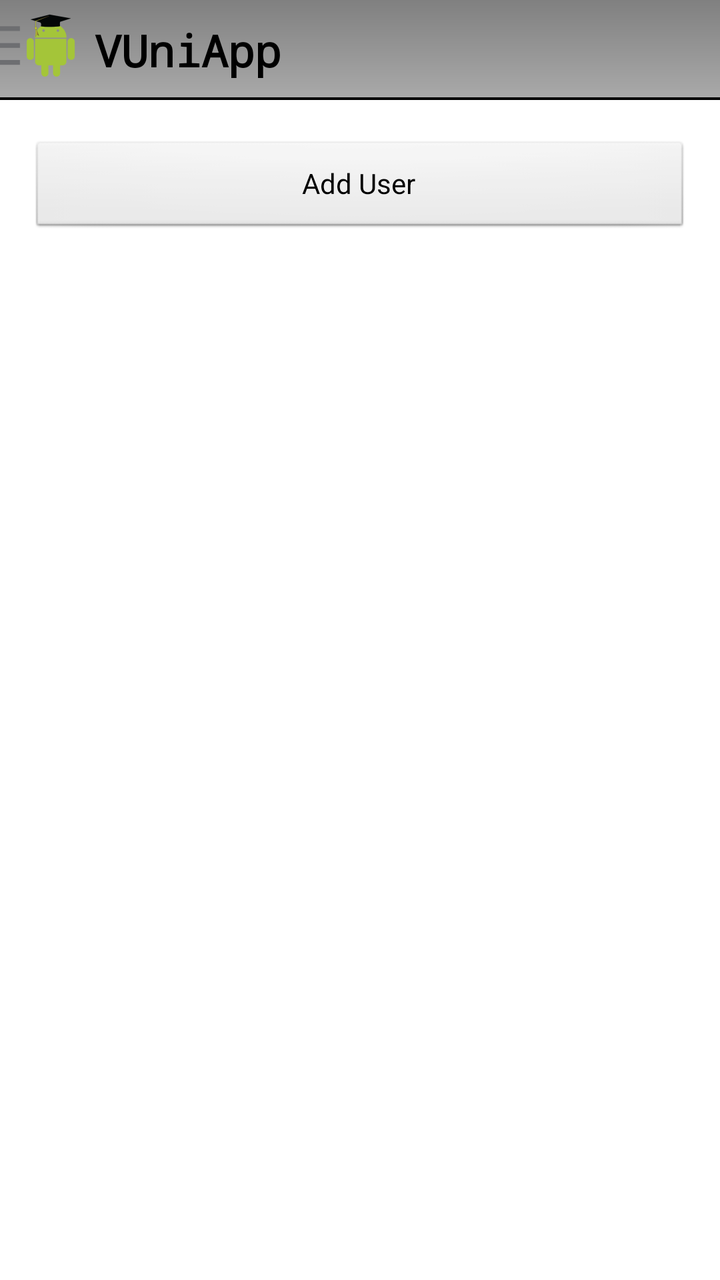
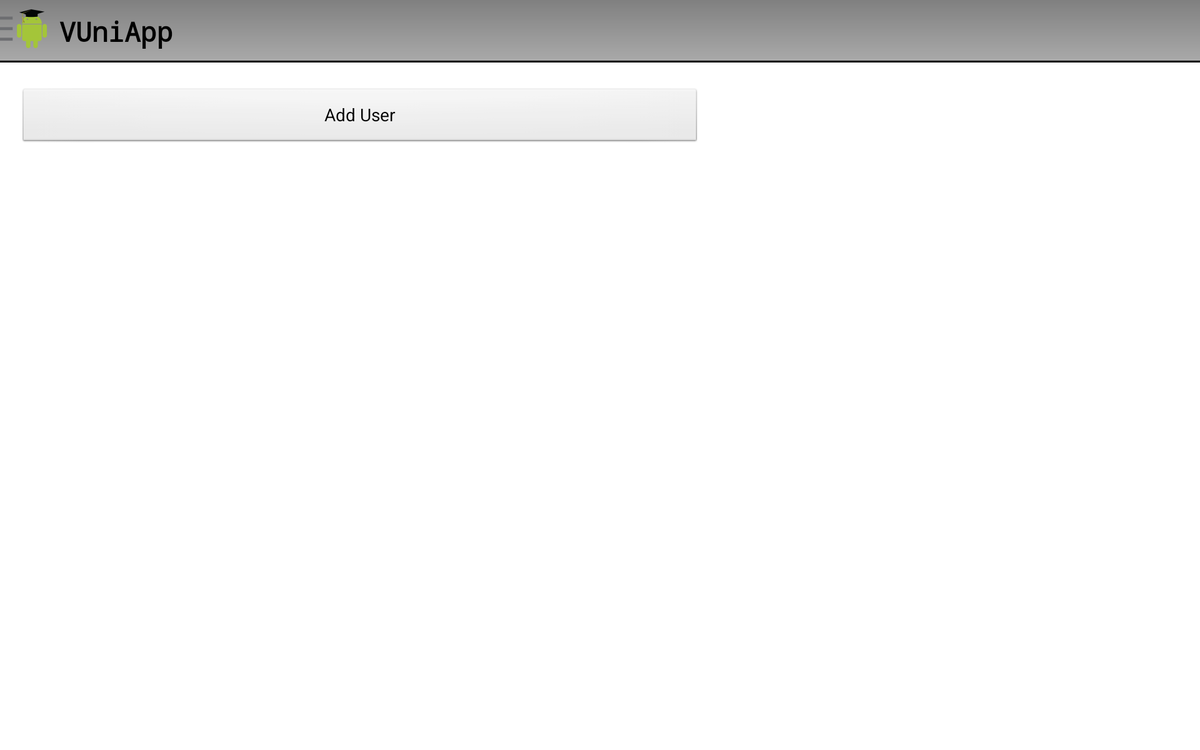

An Android layout and its configuration variant, each rendered on a device that would load it. The default file and the variant file are quoted in full after the pictures.
<!-- AndroidManifest.xml: application theme AppTheme -->
<!-- res/layout/activity_user.xml -->
<RelativeLayout xmlns:android="http://schemas.android.com/apk/res/android"
    xmlns:tools="http://schemas.android.com/tools"
    style="@style/application_fullscreen"
    android:layout_width="wrap_content"
    android:layout_height="wrap_content"
    tools:context=".activities.StartActivity" >

    

    <include
        android:id="@+id/actionbar"
        layout="@layout/actionbar" />

    

    <android.support.v4.widget.DrawerLayout
        android:id="@+id/drawer_layout"
        style="@style/activity_navigation_container"
        android:layout_below="@+id/actionbar" >

        

        <RelativeLayout
            android:id="@+id/activity_user_userLayout"
            style="@style/activity_container" >

            <Button
                android:id="@+id/activity_user_addButton"
                android:layout_width="match_parent"
                android:layout_height="wrap_content"
                android:layout_alignParentTop="true"
                android:layout_centerHorizontal="true"
                android:layout_marginLeft="15dp"
                android:layout_marginRight="15dp"
                android:layout_marginTop="20dp"
                android:text="@string/activity_user_addButton" />

            <ListView
                android:id="@+id/activity_user_listView"
                android:layout_width="match_parent"
                android:layout_height="wrap_content"
                android:layout_alignParentLeft="true"
                android:layout_below="@+id/activity_user_addButton"
                android:visibility="invisible" >
            </ListView>

            <TextView
                android:id="@+id/activity_user_hint"
                android:layout_width="wrap_content"
                android:layout_height="wrap_content"
                android:layout_below="@+id/activity_user_addButton"
                android:layout_marginLeft="15dp"
                android:layout_marginRight="15dp"
                android:layout_marginTop="10dp"
                android:gravity="center"
                android:text="@string/activity_user_hint_noUser"
                android:visibility="invisible" />
        </RelativeLayout>

        

        <ListView
            android:id="@+id/drawer_layout_list"
            style="@style/navigation_list" />
    </android.support.v4.widget.DrawerLayout>

</RelativeLayout>
<!-- res/layout/actionbar.xml (included above) -->
<RelativeLayout xmlns:android="http://schemas.android.com/apk/res/android"
    android:layout_width="match_parent"
    android:layout_height="50dp"
    android:background="@drawable/actionbar_background_std" >

    <ImageButton
        android:id="@+id/actionbar_navigation"
        android:layout_width="wrap_content"
        android:layout_height="match_parent"
        android:layout_marginBottom="4dp"
        android:layout_marginLeft="-6dp"
        android:background="@android:color/transparent"
        android:contentDescription="@string/actionbar_navigation"
        android:src="@drawable/ic_button_navigation_in" />

    <TextView
        android:id="@+id/actionbar_text"
        android:layout_width="wrap_content"
        android:layout_height="wrap_content"
        android:layout_centerVertical="true"
        android:layout_marginLeft="5dp"
        android:layout_toRightOf="@+id/actionbar_navigation"
        android:text="@string/app_name"
        android:textAppearance="?android:attr/textAppearanceLarge"
        android:textColor="@color/Black"
        android:textStyle="bold"
        android:typeface="monospace" />

    <ImageButton
        android:id="@+id/actionbar_sync"
        android:layout_width="wrap_content"
        android:layout_height="match_parent"
        android:layout_alignParentRight="true"
        android:layout_alignParentTop="true"
        android:layout_marginRight="10dp"
        android:background="@android:color/transparent"
        android:src="@android:drawable/stat_notify_sync"
        android:visibility="gone" />

</RelativeLayout>
<!-- resources referenced by this layout -->
<resources>
  <color name="Black">#000000</color>
  <!-- drawable actionbar_background_std (drawable) -->
  <?xml version="1.0" encoding="utf-8"?>
  <layer-list xmlns:android="http://schemas.android.com/apk/res/android" >
  
      <item>
          <shape android:shape="rectangle" >
              <solid android:color="@color/Black" />
          </shape>
      </item>
      <item android:bottom="1.5dp">
          <shape android:shape="rectangle" >
              <gradient
                  android:angle="270"
                  android:endColor="@color/DarkGray"
                  android:startColor="@color/Gray" />
          </shape>
      </item>
  
  </layer-list>
  <!-- drawable ic_button_navigation_in: png bitmap (drawable-hdpi, 1374 bytes) -->
  <string name="actionbar_navigation">Navigation</string>
  <string name="activity_user_addButton">Add User</string>
  <string name="activity_user_hint_noUser">There are no users yet. Please create a user to access the full functionalities of VUniApp. You can create as many users as your university needs to function but it is not possible to add two users of the same university and type.</string>
  <string name="app_name">VUniApp</string>
  <style name="activity_container">
          <item name="android:layout_width">match_parent</item>
          <item name="android:layout_height">match_parent</item>
          <item name="android:paddingBottom">0dp</item>
          <item name="android:paddingLeft">0dp</item>
          <item name="android:paddingRight">0dp</item>
          <item name="android:paddingTop">0dp</item>
      </style>
  <style name="activity_navigation_container">
          <item name="android:layout_width">match_parent</item>
          <item name="android:layout_height">match_parent</item>
      </style>
  <style name="application_fullscreen">
          <item name="android:layout_width">match_parent</item>
          <item name="android:layout_height">match_parent</item>
          <item name="android:paddingBottom">0dp</item>
          <item name="android:paddingLeft">0dp</item>
          <item name="android:paddingRight">0dp</item>
          <item name="android:paddingTop">0dp</item>
          <item name="android:background">@color/White</item>
      </style>
  <style name="navigation_list">
          <item name="android:layout_width">240dp</item>
          <item name="android:layout_height">match_parent</item>
          <item name="android:layout_gravity">start</item>
          <item name="android:background">@drawable/navigation_listview_background</item>
          <item name="android:choiceMode">singleChoice</item>
          <item name="android:divider">@color/Black</item>
          <item name="android:dividerHeight">1dp</item>
          <item name="android:paddingLeft">5dp</item>
          <item name="android:paddingRight">9dp</item>
      </style>
  <style name="AppTheme" parent="AppBaseTheme">
  
          
          <item name="android:windowNoTitle">true</item>
      </style>
  <color name="DarkGray">#A9A9A9</color>
  <color name="Gray">#808080</color>
  <color name="White">#FFFFFF</color>
  <!-- drawable navigation_listview_background (drawable) -->
  <?xml version="1.0" encoding="utf-8"?>
  <layer-list xmlns:android="http://schemas.android.com/apk/res/android" >
      <item>
        <shape 
          android:shape="rectangle">
              <solid android:color="@color/Black" />
  
          </shape>
     </item>
  
     <item android:right="4dp"> 
        <shape 
          android:shape="rectangle">
              <solid android:color="@color/LightGrey" />
          </shape>
     </item>
  
  </layer-list>
  <style name="AppBaseTheme" parent="android:Theme.Light">
          
      </style>
  <color name="LightGrey">#D3D3D3</color>
</resources>
<!-- res/layout-large-land/activity_user.xml (the repository's variant of the layout above) -->
<!-- drawn on a 7-inch tablet turned sideways -->
<RelativeLayout xmlns:android="http://schemas.android.com/apk/res/android"
    xmlns:tools="http://schemas.android.com/tools"
    style="@style/application_fullscreen"
    android:layout_width="wrap_content"
    android:layout_height="wrap_content" >

    

    <include
        android:id="@+id/actionbar"
        layout="@layout/actionbar" />

    

    <android.support.v4.widget.DrawerLayout
        android:id="@+id/drawer_layout"
        style="@style/activity_navigation_container"
        android:layout_below="@+id/actionbar" >

        

        <LinearLayout
            style="@style/activity_container"
            android:orientation="horizontal" >

            <RelativeLayout
                android:id="@+id/activity_user_userLayout"
                style="@style/activity_container"
                android:layout_width="0dp"
                android:layout_weight="60" >

                <Button
                    android:id="@+id/activity_user_addButton"
                    android:layout_width="match_parent"
                    android:layout_height="wrap_content"
                    android:layout_alignParentTop="true"
                    android:layout_centerHorizontal="true"
                    android:layout_marginLeft="15dp"
                    android:layout_marginRight="15dp"
                    android:layout_marginTop="20dp"
                    android:text="@string/activity_user_addButton" />

                <ListView
                    android:id="@+id/activity_user_listView"
                    android:layout_width="match_parent"
                    android:layout_height="wrap_content"
                    android:layout_alignParentLeft="true"
                    android:layout_below="@+id/activity_user_addButton"
                    android:visibility="invisible" >
                </ListView>

                <TextView
                    android:id="@+id/activity_user_hint"
                    android:layout_width="wrap_content"
                    android:layout_height="wrap_content"
                    android:layout_below="@+id/activity_user_addButton"
                    android:layout_marginLeft="15dp"
                    android:layout_marginRight="15dp"
                    android:layout_marginTop="10dp"
                    android:gravity="center"
                    android:text="@string/activity_user_hint_noUser"
                    android:visibility="invisible" />
            </RelativeLayout>

            <FrameLayout
                android:id="@+id/activity_intern_fragment"
                android:layout_width="0dp"
                android:layout_height="match_parent"
                android:layout_weight="40" />
        </LinearLayout>

        

        <ListView
            android:id="@+id/drawer_layout_list"
            style="@style/navigation_list" />
    </android.support.v4.widget.DrawerLayout>

</RelativeLayout>
